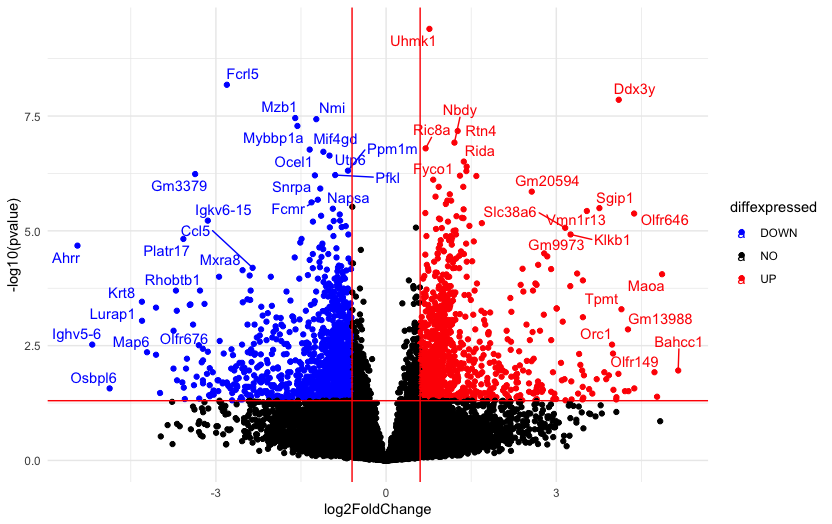

Generate this figure with R:
data=read.csv('/Users/ali/Desktop/aug/volcano_plot/mikes_sex.csv')%>%select(Gene.Symbol, log2.FC., ProbChiSq)
data[2,1]
len_na=length(data[which(data=="",arr.ind = T)])
data[which(data=="",arr.ind = T)]=matrix(NA,len_na, 1)
data[2,1]
data=na.omit(data)
data[2,1]
sum(data=="")
data$log2.FC.=as.numeric(data$log2.FC.)
data$ProbChiSq=as.numeric(data$ProbChiSq)
data=na.omit(data)

colnames(data)=c('gene_symbol', 'log2FoldChange','pvalue')



sum(abs(data$log2FoldChange)>10)

de=data[abs(data$log2FoldChange)<9,]
sum(abs(de$log2FoldChange)>10)





library(ggplot2)
# The basic scatter plot: x is "log2FoldChange", y is "pvalue"
ggplot(data=de, aes(x=log2FoldChange, y=pvalue)) + geom_point()
# Convert directly in the aes()
p <- ggplot(data=de, aes(x=log2FoldChange, y=-log10(pvalue))) + geom_point()
plot(p)
# Add more simple "theme"
p <- ggplot(data=de, aes(x=log2FoldChange, y=-log10(pvalue))) + geom_point() + theme_minimal()
plot(p)




# Add vertical lines for log2FoldChange thresholds, and one horizontal line for the p-value threshold 
p2 <- p + geom_vline(xintercept=c(-0.6, 0.6), col="red") +
  geom_hline(yintercept=-log10(0.05), col="red")
plot(p2)




# The significantly differentially expressed genes are the ones found in the upper-left and upper-right corners.
# Add a column to the data frame to specify if they are UP- or DOWN- regulated (log2FoldChange respectively positive or negative)

# add a column of NAs
de$diffexpressed <- "NO"
# if log2Foldchange > 0.6 and pvalue < 0.05, set as "UP" 
de$diffexpressed[de$log2FoldChange > 0.6 & de$pvalue < 0.05] <- "UP"
# if log2Foldchange < -0.6 and pvalue < 0.05, set as "DOWN"
de$diffexpressed[de$log2FoldChange < -0.6 & de$pvalue < 0.05] <- "DOWN"

# Re-plot but this time color the points with "diffexpressed"
p <- ggplot(data=de, aes(x=log2FoldChange, y=-log10(pvalue), col=diffexpressed)) + geom_point() + theme_minimal()
p
# Add lines as before...
p2 <- p + geom_vline(xintercept=c(-0.6, 0.6), col="red") +
  geom_hline(yintercept=-log10(0.05), col="red")
p2


## Change point color 

# 1. by default, it is assigned to the categories in an alphabetical order):
p3 <- p2 + scale_color_manual(values=c("blue", "black", "red"))
p3

# 2. to automate a bit: ceate a named vector: the values are the colors to be used, the names are the categories they will be assigned to:
mycolors <- c("blue", "red", "black")
names(mycolors) <- c("DOWN", "UP", "NO")
p3 <- p2 + scale_colour_manual(values = mycolors)
p3


# Now write down the name of genes beside the points...
# Create a new column "delabel" to de, that will contain the name of genes differentially expressed (NA in case they are not)
de$delabel <- NA
de$delabel[de$diffexpressed != "NO"] <- de$gene_symbol[de$diffexpressed != "NO"]

ggplot(data=de, aes(x=log2FoldChange, y=-log10(pvalue), col=diffexpressed, label=delabel)) + 
  geom_point() + 
  theme_minimal() +
  geom_text()


# Finally, we can organize the labels nicely using the "ggrepel" package and the geom_text_repel() function
# load library
library(ggrepel)
# plot adding up all layers we have seen so far
ggplot(data=de, aes(x=log2FoldChange, y=-log10(pvalue), col=diffexpressed, label=delabel)) +
  geom_point() + 
  theme_minimal() +
  geom_text_repel() +
  scale_color_manual(values=c("blue", "black", "red")) +
  geom_vline(xintercept=c(-0.6, 0.6), col="red") +
  geom_hline(yintercept=-log10(0.05), col="red")
